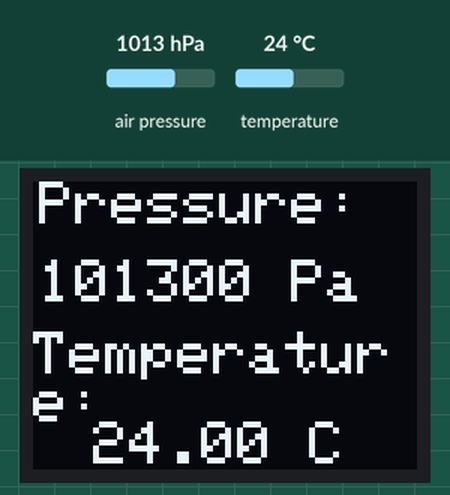
This sketch was run on a simulated Arduino Uno, built with avr-gcc and run on an emulated ATmega328P. Parts: 64×48 one-colour display. The test bench sets the inputs (shaded band); at power-on: air pressure 1013 hPa, temperature 24 °C. The display library's start-up logo is not drawn.

Above: at 6.8 s.
6.9 s: air pressure set to 952 hPa
At 10.6 s:
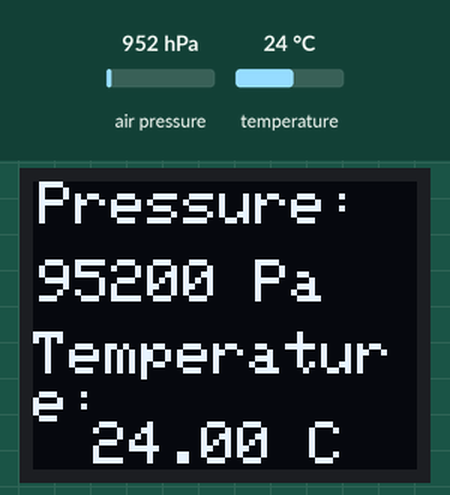
12.3 s: temperature set to 12 °C
At 14.5 s:
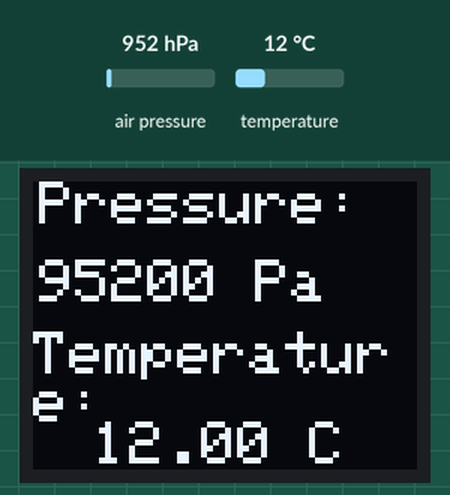
17.7 s: air pressure set to 975 hPa
At 18.5 s:
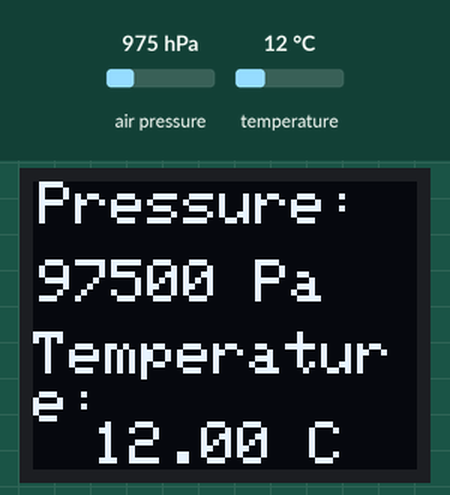
23.1 s: temperature set to 19 °C
At 27.5 s:
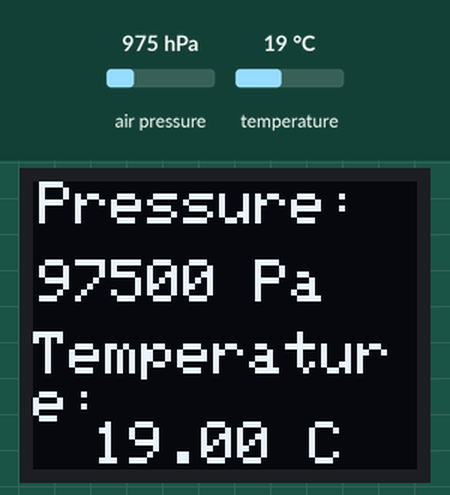
Timing chart, 0 to 29.0 s (numbered marks = the images above; inputs shaded):
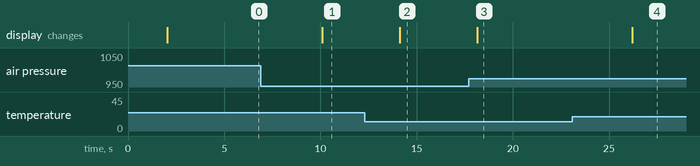

The sketch:

BMP180_D1-Mini_0.66-OLED_cloudfree.ino
```cpp
#include <Wire.h>
#include <Adafruit_BMP085.h>
#include <SFE_MicroOLED.h> // Include the SFE_MicroOLED library

#define PIN_RESET 255 // Use 255 for I2C (no reset pin)
#define DC_JUMPER 0 // I2C Address: 0 - 0x3C, 1 - 0x3D

MicroOLED oled(PIN_RESET, DC_JUMPER); // Example I2C declaration
Adafruit_BMP085 bmp;

void setup() {
  Serial.begin(9600);

  // Initialize BMP180 sensor
  if (!bmp.begin()) {
    Serial.println("Could not find a valid BMP180 sensor, check wiring!");
    while (1) {}
  }

  // Initialize OLED display
  oled.begin();
  oled.clear(ALL); // Clear the display's memory (gets rid of artifacts)
  oled.display();
}

void loop() {
  // Wait a few seconds between measurements
  delay(2000);

  // Clear the display's current page
  oled.clear(PAGE);

  // Display pressure
  oled.setFontType(0); // Set font type 0, please see declaration in SFE_MicroOLED.cpp
  oled.setCursor(1, 0);
  oled.print("Pressure: ");
  oled.setCursor(1, 13);
  oled.print(bmp.readPressure());
  oled.print(" Pa");

  // Display temperature
  oled.setCursor(0, 25);
  oled.print("Temperature:");
  oled.setCursor(10, 40);
  oled.print(bmp.readTemperature());
  oled.print(" C");

  // Update the display
  oled.display();

  // Wait before the next update
  delay(2000);
}
```

Measured:
- after the input at 6.9 s, the display: changes after 3.2 s (image 1)
- after the input at 12.3 s, the display: changes after 1.8 s (image 2)
- after the input at 17.7 s, the display: changes after 0.45 s (image 3)
- after the input at 23.1 s, the display: changes after 3.1 s (image 4)
